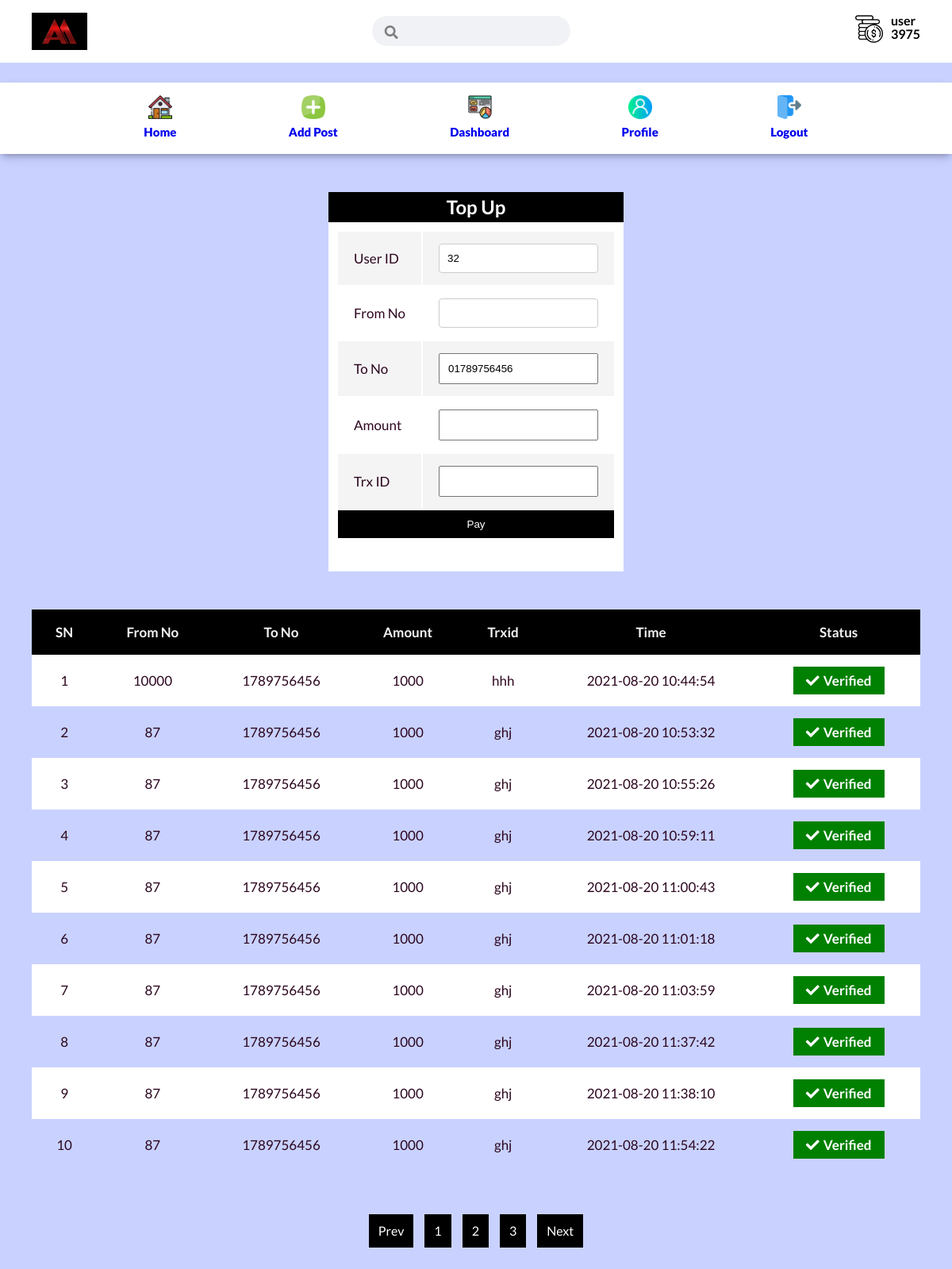
The app's page /account.php (signed in) with its own data.
### tables this page shows
CREATE TABLE `user` (
  `user_id` int(11) NOT NULL,
  `user_email` varchar(50) NOT NULL,
  `user_pass` varchar(50) NOT NULL,
  `user_status` enum('active','pending','banned') DEFAULT 'pending',
  `user_name` varchar(30) NOT NULL,
  `actiavation_token` varchar(255) DEFAULT NULL,
  `forget_token` varchar(255) DEFAULT NULL,
  `address` varchar(255) DEFAULT NULL,
  `university` varchar(255) DEFAULT NULL,
  `age` tinyint(4) DEFAULT NULL,
  `gender` varchar(255) DEFAULT NULL,
  `first_name` text DEFAULT NULL,
  `last_name` text DEFAULT NULL,
  `department` text DEFAULT NULL,
  `profilepic` varchar(50) DEFAULT NULL,
  `net_money` int(11) DEFAULT 5
);

CREATE TABLE `user_account` (
  `id` int(11) NOT NULL,
  `fromno` int(11) NOT NULL,
  `tono` int(11) NOT NULL,
  `sender` int(11) NOT NULL,
  `trxid` varchar(255) NOT NULL,
  `status` enum('pending','verified','','') NOT NULL DEFAULT 'pending',
  `amount` int(11) DEFAULT NULL,
  `time` timestamp NOT NULL DEFAULT current_timestamp() ON UPDATE current_timestamp()
);

### inc/Functions.php (called while the page is built, shortened)
<?php
class Assignmentor{
    function __construct(){
        include_once("db.php");
		$db = new Database();
		$this->con = $db->connect();
    }
}
?>

### inc/db.php (called while the page is built, shortened)
<?php
class Database
{
	public function connect()
	{
		$this->con = new Mysqli(HOST, USER, PASS, DB);
		if ($this->con) {
			return $this->con;
		}
		return "DATABASE_CONNECTION_FAIL";
	}
}

### account.php (the view, shortened to what this page needs)
<?php session_start();
 require 'template/header.php';
$uid = isset($_SESSION['u_id']) ? $_SESSION['u_id'] : NULL;
 ?>
 <div class="container">
     <div class="payment_section flex my-2 p-2">
             <form action="" method="POST" class="pay_tbl" style="padding-bottom: 40px;">
                <h2 class="text-center" style="width: 100%; background-color: black; color: white;">Top Up</h2>
                 <table class="user_pay">
                     <tr>
                         <td>User ID</td>
                         <td><input type="number" name="user_id" value="<?php echo $uid; ?>" readonly="readonly"></td>
                     </tr>
                     <tr>
                        <td>From No</td>
                        <td><input type="number" name="from_no" id=""  required></td>
                     </tr>
                     <tr>
                        <td>To No</td>
                        <td><input type="text" name="to_no" id="" value="01789756456" readonly="readonly"></td>
                     </tr>
                     <tr>
                        <td>Amount</td>
                        <td><input type="text" name="amount" id="" required></td>
                     </tr>
                     <tr>
                        <td>Trx ID</td>
                        <td><input type="text" name="trxid" required></td>
                     </tr>
                     <tr>
                         <td colspan="2" class="no_padding">
                             <input type="submit" class="btn" name="topup" value="Pay">
                         </td>
                     </tr>
                 </table>
            </form>
    </div>
 </div>
 <div class="container">
     <table class="assignment_user_table" width="100%">
   <tr>
           <th>SN</th>
           <th>From No</th>
           <th>To No</th>
           <th>Amount</th>
           <th>Trxid</th>
           <th>Time</th>
           <th>Status</th>
       </tr>
       <?php
       $sql = "SELECT * FROM user_account WHERE sender='$uid'";
       if($excute = $assignmentor->con->query($sql)){
           $i = 1;
        while($row = $excute->fetch_assoc()){ ?>
        <tr>
        <td class="text-center"><?php echo $i; ?></td>
        <td class="text-center"><?php echo $row['fromno']; ?></td>
        <td class="text-center"><?php echo $row['tono']; ?></td>
        <td class="text-center"><?php echo $row['amount']; ?></td>
        <td class="text-center"><?php echo $row['trxid']; ?></td>
        <td class="text-center"><?php echo $row['time']; ?></td>
        <td class="text-center">
            <?php
            if($row['status']=="pending"){ ?>
                <div class="flex_column icon_d red">
                    <p><i class="fas fa-times-circle"></i>Pending</p>
                </div>
           <?php }else{ ?>
            <div class="flex_column icon_d green">
                    <p><i class="fas fa-check"></i>Verified</p>
                </div>
           <?php }
            ?>
        </td>
        </tr>
       <?php
       $i++;
    }
    }
       ?>
   </table>
 </div>
 <div class="pagination_section flex my-4">
    <a href="#">Prev</a>
    <a href="#">1</a>
    <a href="#">2</a>
    <a href="#">3</a>
    <a href="#">Next</a>
</div>
<?php require 'template/footer.php'; ?>

### template/header.php (shortened to what this page needs)
<!DOCTYPE html>
<html lang="en">
<head>
    <link rel="stylesheet" href="assets/css/style.css">
    <link rel="stylesheet" href="assets/css/utilities.css">
    <link rel="stylesheet" href="https://cdnjs.cloudflare.com/ajax/libs/font-awesome/5.15.3/css/all.min.css">
</head>
<body style="background-color:#c9d2ff">
    <div class="header_search py-1">
        <div class="container flex">
              <a href="#" class="logo flex">
                  <img src="assets/images/am.jpg" alt="">
              </a>
              <div class="search_bar">
                  <i class="fas fa-search"></i>
                  <input type="text" name="h_search" id="h_search">
              </div>
              <a href="account" class="account_info flex">
                  <div class="icon_dollar">
                      <img src="assets/images/icons/money.png" alt="">
                  </div>
                  <div class="name_amt">
                      <?php
                      require 'inc/Functions.php';
                      $assignmentor = new Assignmentor();
                      $iddd = $_SESSION['u_id'];
                      $sql = "SELECT net_money FROM user WHERE user_id='$iddd'";
                      $netmoney = $assignmentor->con->query($sql);
                      $row = $netmoney->fetch_assoc();
                      $moneyy = $row['net_money'];
                      ?>
                      <p><?php echo $_SESSION['u_uname']; ?></p>
                      <p><?php echo $moneyy; ?></p>
                  </div>
              </a>
        </div>
    </div>
    <div class="header-nav py-1">
        <div class="container">
            <div class="nav_icons flex">
                <a class="flex-c" href="dashboard">
                    <img src="assets/images/icons/house.png" alt="">
                    <p>Home</p>
                </a>
                <a class="flex-c" href="addpost">
                    <img src="assets/images/icons/plus.png" alt="">
                    <p>Add Post</p>
                </a>
                <a class="flex-c" href="user_dash">
                    <img src="assets/images/icons/dashboard.png" alt="">
                    <p>Dashboard</p>
                </a>
                <a class="flex-c" href="profile">
                    <img src="assets/images/icons/user.png" alt="">
                    <p>Profile</p>
                </a>
                <a class="flex-c" href="logout">
                    <img src="assets/images/icons/logout.png" alt="">
                    <p>Logout</p>
                </a>
            </div>
        </div>
    </div>

### template/footer.php (shortened to what this page needs)
</body>
</html>

### assets/css/style.css (style rules this page uses)
:root { --primary-color: #000000; --secondary-color: #ff7600; --dark-color: #002240; --light-color: #f4f4f4; --success-color: #5cb85c; --error-color: #d9534f; }
* { box-sizing: border-box; padding: 0; margin: 0; }
a { text-decoration: none; }
body { font-family: "Lato", sans-serif; background-color: #f4f4f4; color: #2c061f; line-height: 1.6; }
.header_search input[type="text"] { width: 100%; padding: 6.5px; font-size: 16px; border-radius: 50px; padding-left: 37px; background: #f0f2f5; border: none; padding-top: 10px; padding-bottom: 10px; }
.header-nav .flex { justify-content: space-evenly; }
.pagination_section a { padding-top: 8px; padding-bottom: 8px; padding-right: 12px; text-align: center; background-color: var(--primary-color); margin: 7px; padding-left: 12px; color: white; }
.addpost_section input[type="text"], input[type="number"], select, textarea { width: 100%; padding: 12px; border: 1px solid #ccc; border-radius: 4px; }
.assignment_user_table th, td { padding: 15px 20px; text-align: center; font-size: 17px; }
.assignment_user_table th { background-color: var(--primary-color); color: var(--light-color); }
table.assignment_user_table { border-collapse: collapse; }
.assignment_user_table tr:nth-child(even) { background-color: white; }
.assignment_user_table i { font-size: 25px; }
.pay_tbl { background-color: white; }
.user_pay { width: 100%; padding: 10px 10px 0; }
.user_pay th, td { padding: 15px 20px; text-align: left; font-size: 17px; }
.user_pay tr:nth-child(odd) { background-color: #f4f4f4; }
.payment_section { width: 100%; }
.payment_section.flex { flex-direction: column; }
.no_padding { padding: 0; background: white; }
.payment_section input { width: 100%; padding: 10px 10px 10px; }
.icon_d { font-weight: bold; height: 35px !important; width: 115px; margin: 0 auto; }
.icon_d i { position: relative; font-size: 17px; margin-right: 5px; }
.icon_d.green { background: green; color: white; }
.nav_icons img { height: 30px; width: 30px; }
.flex-c { display: flex; flex-direction: column; align-items: center; justify-content: center; }
a.flex-c p { font-size: 15px; font-weight: 900; padding-top: 4px; }
.header-nav { background: white; position: sticky; width: 100%; top: 0; margin-top: 25px; box-shadow: rgba(50, 50, 93, 0.25) 0px 6px 12px -2px, rgba(0, 0, 0, 0.3) 0px 3px 7px -3px; }
.header_search { background: white; }
.header_search .flex { justify-content: space-between; }
.logo img { width: 70px; }
.search_bar { position: relative; }
.search_bar i { position: absolute; color: gray; top: 12px; left: 16px; font-size: 17px; }
.icon_dollar img { height: 35px; width: 35px; }
.name_amt { margin-left: 10px; line-height: 1.1; position: relative; top: -5px; }
.name_amt p { font-weight: bold; color: black; }

### assets/css/utilities.css (style rules this page uses)
.container { max-width: 1200px; margin: 0 auto; overflow: auto; padding: 0 40px; }
.btn { display: inline-block; padding: 10px 30px; cursor: pointer; background: var(--primary-color); color: #fff; border: none; border-radius: 0px; }
.text-center { text-align: center; }
.flex { display: flex; justify-content: center; align-items: center; height: 100%; }
.flex_column { display: flex; flex-direction: column; justify-content: center; align-items: center; height: 100%; }
.my-2 { margin: 1.5rem 0; }
.my-4 { margin: 3rem 0; }
.py-1 { padding: 1rem 0; }
.p-2 { padding: 1.5rem; }

### records on screen
user: net_money "3975"
user_account: fromno "10000", tono "1789756456", amount "1000", trxid "hhh", time "2021-08-20 10:44:54", status "Verified"
user_account: fromno "87", tono "1789756456", amount "1000", trxid "ghj", time "2021-08-20 10:53:32", status "Verified"
user_account: fromno "87", tono "1789756456", amount "1000", trxid "ghj", time "2021-08-20 10:55:26", status "Verified"
user_account: fromno "87", tono "1789756456", amount "1000", trxid "ghj", time "2021-08-20 10:59:11", status "Verified"
user_account: fromno "87", tono "1789756456", amount "1000", trxid "ghj", time "2021-08-20 11:00:43", status "Verified"
user_account: fromno "87", tono "1789756456", amount "1000", trxid "ghj", time "2021-08-20 11:01:18", status "Verified"
user_account: fromno "87", tono "1789756456", amount "1000", trxid "ghj", time "2021-08-20 11:03:59", status "Verified"
user_account: fromno "87", tono "1789756456", amount "1000", trxid "ghj", time "2021-08-20 11:37:42", status "Verified"
user_account: fromno "87", tono "1789756456", amount "1000", trxid "ghj", time "2021-08-20 11:38:10", status "Verified"
user_account: fromno "87", tono "1789756456", amount "1000", trxid "ghj", time "2021-08-20 11:54:22", status "Verified"

### other values on screen
$_SESSION['u_uname'] "user"
